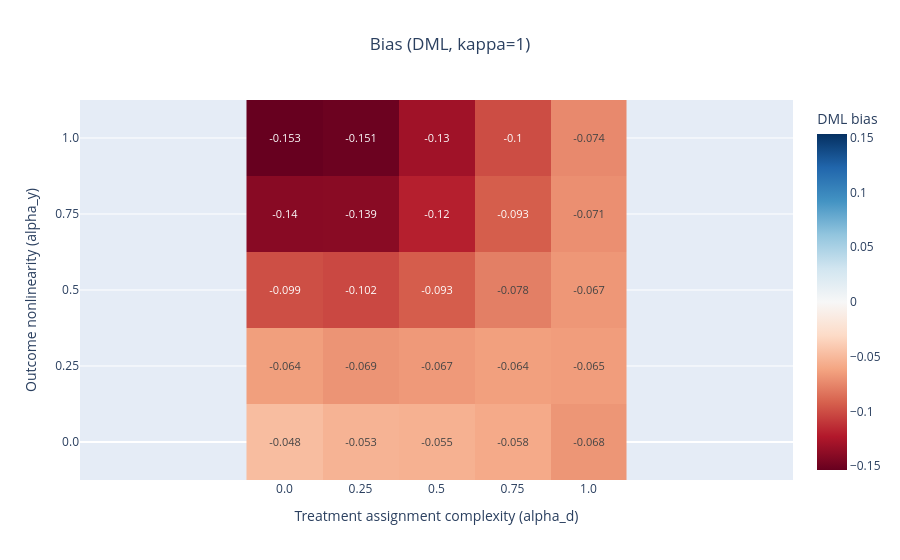

Notebook code cell kept with this figure:
### Code cell
fig = estimator_metric_heatmap(summary_df, metric="bias", estimator="DML", kappa=1)
fig.show()

### Figure 1 — Plotly figure (JSON) as saved in the notebook; plotly's stock layout.template omitted (floating-point values rounded to 4 significant figures)
{"data": [{"colorbar": {"title": {"text": "DML bias"}}, "colorscale": [[0, "rgb(103,0,31)"], [0.1, "rgb(178,24,43)"], [0.2, "rgb(214,96,77)"], [0.3, "rgb(244,165,130)"], [0.4, "rgb(253,219,199)"], [0.5, "rgb(247,247,247)"], [0.6, "rgb(209,229,240)"], [0.7, "rgb(146,197,222)"], [0.8, "rgb(67,147,195)"], [0.9, "rgb(33,102,172)"], [1, "rgb(5,48,97)"]], "hovertemplate": "alpha_d=%{x}<br>alpha_y=%{y}<br>DML bias=%{z:.4f}<extra></extra>", "text": [[-0.048, -0.053, -0.055, -0.058, -0.068], [-0.064, -0.069, -0.067, -0.064, -0.065], [-0.099, -0.102, -0.093, -0.078, -0.067], [-0.14, -0.139, -0.12, -0.093, -0.071], [-0.153, -0.151, -0.13, -0.1, -0.074]], "textfont": {"size": 11}, "texttemplate": "%{text}", "type": "heatmap", "x": [0, 0.25, 0.5, 0.75, 1], "y": [0, 0.25, 0.5, 0.75, 1], "z": [[-0.04797, -0.05324, -0.0548, -0.05841, -0.06823], [-0.06421, -0.06912, -0.06656, -0.06376, -0.06491], [-0.09931, -0.1024, -0.09314, -0.07836, -0.06746], [-0.14, -0.1394, -0.1199, -0.09299, -0.07092], [-0.1534, -0.1512, -0.1302, -0.1002, -0.07376]], "zmid": 0}], "layout": {"title": {"text": "Bias (DML, kappa=1)", "x": 0.5}, "xaxis": {"tickmode": "array", "ticktext": ["0.0", "0.25", "0.5", "0.75", "1.0"], "tickvals": [0, 0.25, 0.5, 0.75, 1], "title": {"text": "Treatment assignment complexity (alpha_d)"}}, "yaxis": {"scaleanchor": "x", "scaleratio": 1, "tickmode": "array", "ticktext": ["0.0", "0.25", "0.5", "0.75", "1.0"], "tickvals": [0, 0.25, 0.5, 0.75, 1], "title": {"text": "Outcome nonlinearity (alpha_y)"}}}}
